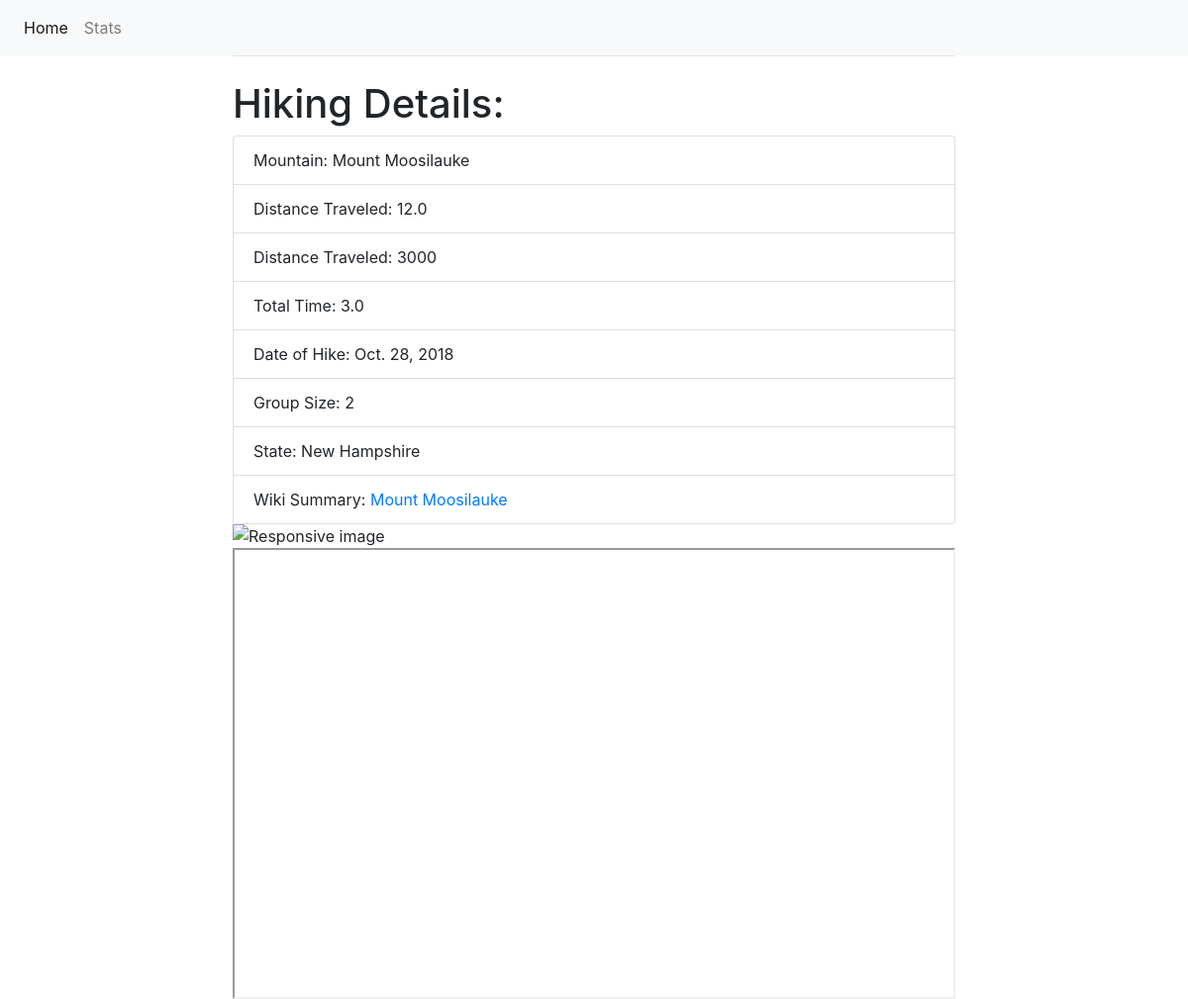
Page /hiking/view/1 on the earlier database version.
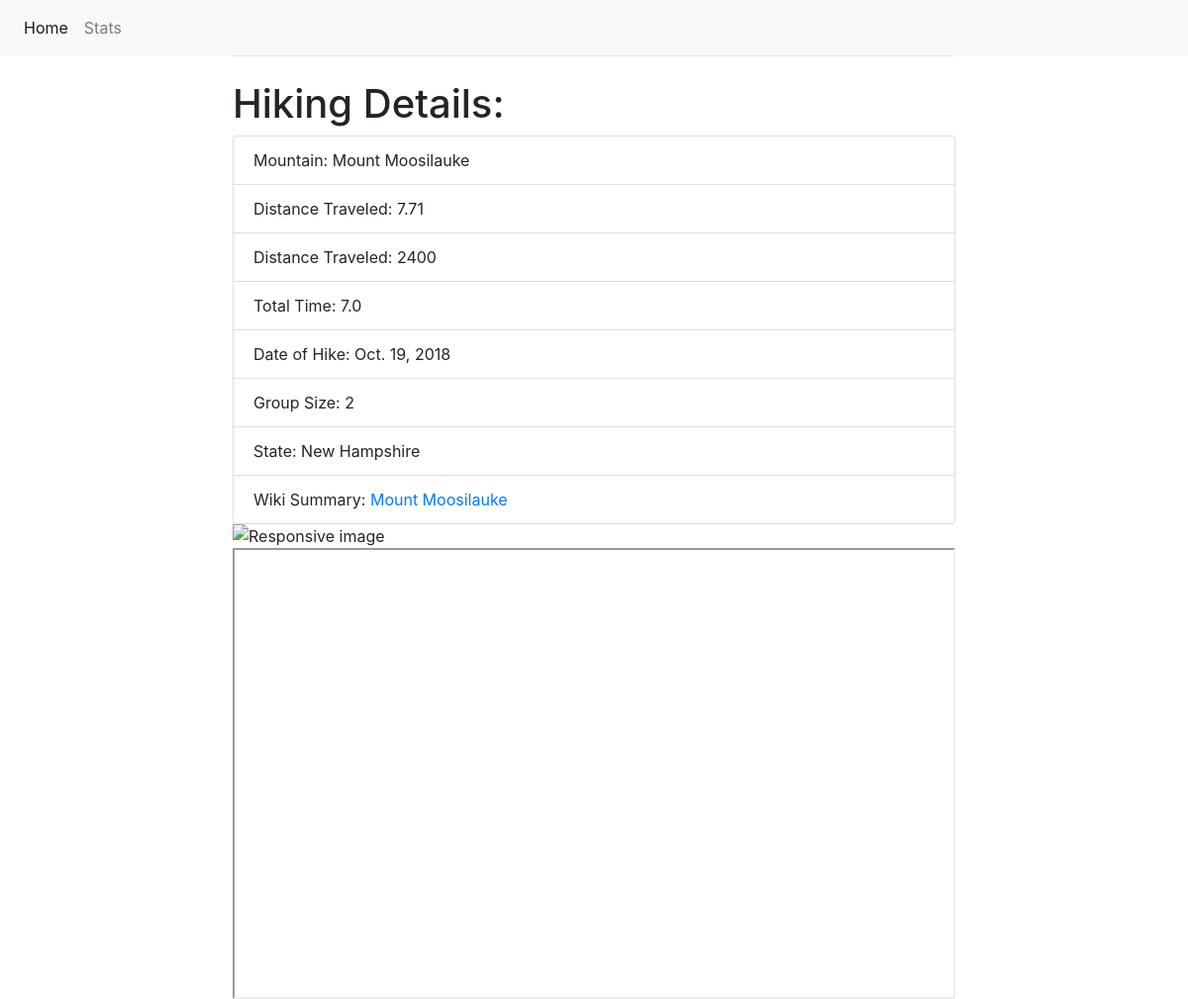
Same page on the later database version.
### hiking/models.py (models this page shows, shortened)
class Hiking (models.Model):
    name = models.CharField(max_length = 100)
    distance = models.FloatField()
    elevation = models.IntegerField()
    time = models.FloatField()
    date = models.DateField(default=datetime.date.today)
    group_size = models.IntegerField()
    state = models.CharField(max_length = 20)

### hiking/views.py (the view)
# urls.py: path('view/<int:pk>', views.hike_view, name='hike_view'),
def hike_view(request, pk, template_name='hiking/templates/hiking_detail.html'):
    hike = get_object_or_404(Hiking, pk=pk)
    w = wiki.summary(hike.name, sentences = 4)
    wurl = wiki.page(hike.name)
    wurl = wurl.url
    return render(request, template_name, {'object':hike, 'wiki': w, 'wiki_url': wurl})

### hiking/templates/hiking_detail.html (shortened to what this page needs)
{% extends "base.html" %}
{% block content %}
<h1 class="mt-2">Hiking Details:</h1>
    <div class="col-xs-6">
        <ul class="list-group">
            <li class="list-group-item">Mountain: {{ object.name }}</li>
            <li class="list-group-item">Distance Traveled: {{ object.distance }}</li>
            <li class="list-group-item">Distance Traveled: {{ object.elevation }}</li>
            <li class="list-group-item">Total Time: {{ object.time }} </li>
            <li class="list-group-item">Date of Hike: {{ object.date }}</li>
            <li class="list-group-item">Group Size: {{ object.group_size}}</li>
            <li class="list-group-item">State: {{ object.state }}</li>
            <li class="list-group-item">Wiki Summary:  <a href=" {{ wiki_url }}"> {{object.name}}</a> <br>{{ wiki }}</li>
        </ul>
        <img id="mountainIMG" class="img-fluid" alt="Responsive image"></img>
    </div>
    <div class="col-xs-6">
        <iframe width="100%" height="70%" src="https://maps.google.com/maps?width=100%&amp;height=600&amp;hl=en&amp;q={{object.name}}&amp;ie=UTF8&amp;t=&amp;z=14&amp;iwloc=B&amp;output=embed"></iframe><br />
    </div>
</div>
{% endblock %}

Differences in the rows shown:
changed Hiking "Mount Moosilauke": distance "12.0" → "7.71"; elevation "3000" → "2400"; time "3.0" → "7.0"; date "Oct. 28, 2018" → "Oct. 19, 2018"
